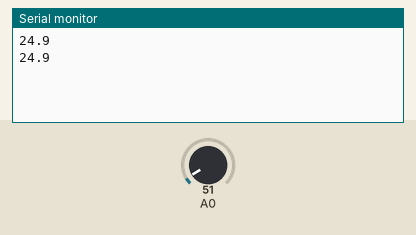
Recording of a sketch running on a simulated Arduino Uno, built with avr-gcc and run on an emulated ATmega328P. Shown: the last lines printed to the serial monitor. The inputs (shaded band) are chosen by the test bench; at power-on: A0 = 51.

Above: at 1.3 s.
1.4 s: A0 set to 61
At 2.7 s:
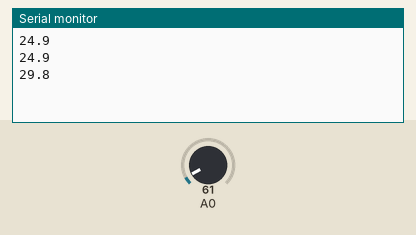
2.9 s: A0 set to 71
At 3.9 s:
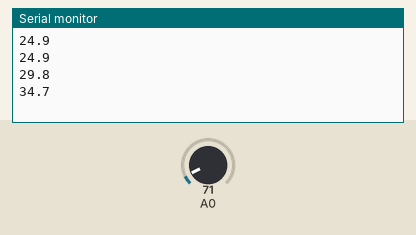
Timing chart, 0 to 5.9 s (numbered marks = the images above; inputs shaded):
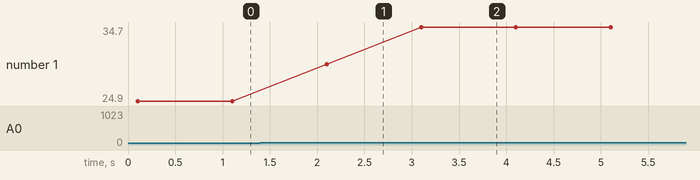

Measured:
- after the input at 1.4 s, the serial monitor: prints a new line after 0.70 s (image 1)
- after the input at 2.9 s, the serial monitor: prints a new line after 0.20 s (image 2)
- plotted number 1: 24.9 → 29.8 after the input at 1.4 s, 29.8 → 34.7 after the input at 2.9 s

The sketch:

LM35_TempReader.ino
```cpp
/*
 * Du an: Doc nhiet do LM35 va gui qua Serial
 * Mon: Mang Cam Bien - Tuan 03
 */

int adcValue;
float nhietDo;

void setup() {
  Serial.begin(9600);
  delay(100);
}

void loop() {
  adcValue = analogRead(A0);
  nhietDo = (adcValue * 500.0) / 1023.0;
  Serial.println(nhietDo, 1);
  delay(1000);
}
```
